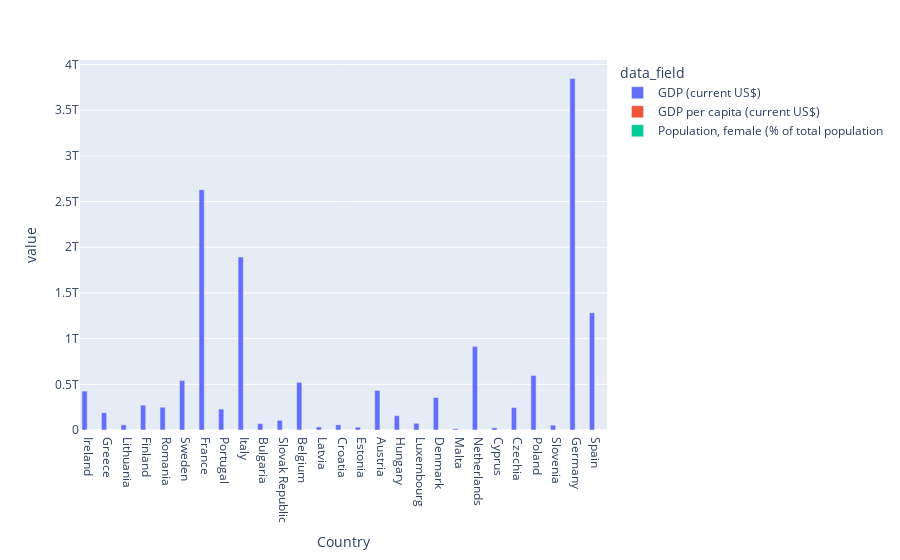

Notebook source saved alongside this figure:
### Code cell
# TODO fix chart so that it shows data as grouped bars

fig = px.bar(df_new, x='Country', y='value', color='data_field', barmode = 'group')
fig.show()

### Figure 1 — Plotly figure (JSON) as saved in the notebook; plotly's stock layout.template omitted (floating-point values rounded to 4 significant figures)
{"data": [{"alignmentgroup": "True", "hovertemplate": "data_field=GDP (current US$)<br>Country=%{x}<br>value=%{y}<extra></extra>", "legendgroup": "GDP (current US$)", "marker": {"color": "#636efa", "pattern": {"shape": ""}}, "name": "GDP (current US$)", "offsetgroup": "GDP (current US$)", "orientation": "v", "showlegend": true, "textposition": "auto", "type": "bar", "x": ["Ireland", "Greece", "Lithuania", "Finland", "Romania", "Sweden", "France", "Portugal", "Italy", "Bulgaria", "Slovak Republic", "Belgium", "Latvia", "Croatia", "Estonia", "Austria", "Hungary", "Luxembourg", "Denmark", "Malta", "Netherlands", "Cyprus", "Czechia", "Poland", "Slovenia", "Germany", "Spain"], "xaxis": "x", "y": [425900000000.0, 188800000000.0, 56550000000.0, 271800000000.0, 249500000000.0, 541500000000.0, 2630000000000.0, 228500000000.0, 1893000000000.0, 69890000000.0, 105200000000.0, 521700000000.0, 33650000000.0, 57200000000.0, 30650000000.0, 433300000000.0, 156700000000.0, 73350000000.0, 356100000000.0, 14920000000.0, 913900000000.0, 24690000000.0, 245300000000.0, 596600000000.0, 53590000000.0, 3846000000000.0, 1281000000000.0], "yaxis": "y"}, {"alignmentgroup": "True", "hovertemplate": "data_field=GDP per capita (current US$)<br>Country=%{x}<br>value=%{y}<extra></extra>", "legendgroup": "GDP per capita (current US$)", "marker": {"color": "#EF553B", "pattern": {"shape": ""}}, "name": "GDP per capita (current US$)", "offsetgroup": "GDP per capita (current US$)", "orientation": "v", "showlegend": true, "textposition": "auto", "type": "bar", "x": ["Ireland", "Greece", "Lithuania", "Finland", "Romania", "Sweden", "France", "Portugal", "Italy", "Bulgaria", "Slovak Republic", "Belgium", "Latvia", "Croatia", "Estonia", "Austria", "Hungary", "Luxembourg", "Denmark", "Malta", "Netherlands", "Cyprus", "Czechia", "Poland", "Slovenia", "Germany", "Spain"], "xaxis": "x", "y": [85420.0, 17650.0, 20230.0, 49160.0, 12960.0, 52300.0, 39040.0, 22190.0, 31830.0, 10080.0, 19270.0, 45190.0, 17700.0, 14130.0, 23050.0, 48590.0, 16080.0, 116400.0, 61060.0, 28950.0, 52400.0, 27680.0, 22930.0, 15740.0, 25490.0, 46250.0, 27060.0], "yaxis": "y"}, {"alignmentgroup": "True", "hovertemplate": "data_field=Population, female (% of total population<br>Country=%{x}<br>value=%{y}<extra></extra>", "legendgroup": "Population, female (% of total population", "marker": {"color": "#00cc96", "pattern": {"shape": ""}}, "name": "Population, female (% of total population", "offsetgroup": "Population, female (% of total population", "orientation": "v", "showlegend": true, "textposition": "auto", "type": "bar", "x": ["Ireland", "Greece", "Lithuania", "Finland", "Romania", "Sweden", "France", "Portugal", "Italy", "Bulgaria", "Slovak Republic", "Belgium", "Latvia", "Croatia", "Estonia", "Austria", "Hungary", "Luxembourg", "Denmark", "Malta", "Netherlands", "Cyprus", "Czechia", "Poland", "Slovenia", "Germany", "Spain"], "xaxis": "x", "y": [50.36, 50.92, 53.72, 50.68, 51.38, 49.91, 51.6, 52.69, 51.31, 51.44, 51.31, 50.44, 53.91, 51.79, 52.62, 50.71, 52.4, 49.43, 50.29, 49.85, 50.18, 50.01, 50.77, 51.55, 50.2, 50.57, 50.85], "yaxis": "y"}], "layout": {"barmode": "group", "legend": {"title": {"text": "data_field"}, "tracegroupgap": 0}, "margin": {"t": 60}, "xaxis": {"anchor": "y", "domain": [0, 1], "title": {"text": "Country"}}, "yaxis": {"anchor": "x", "domain": [0, 1], "title": {"text": "value"}}}}
